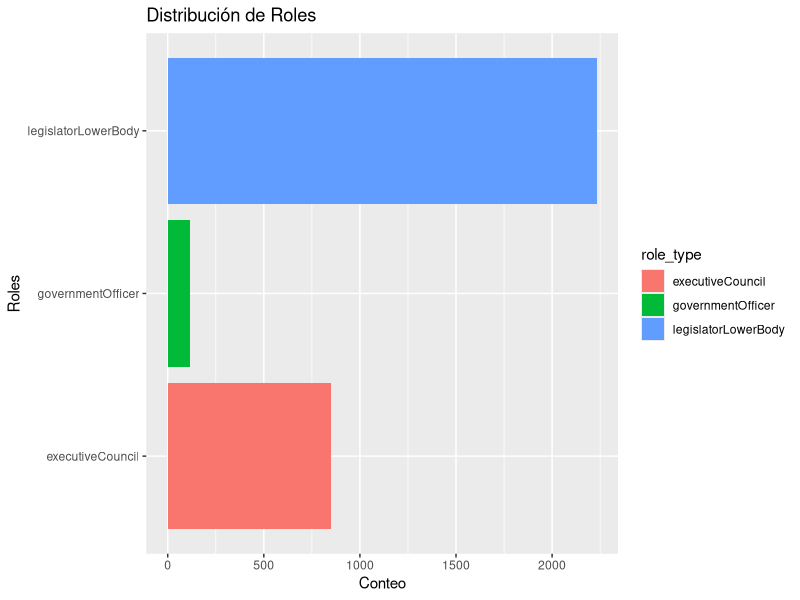
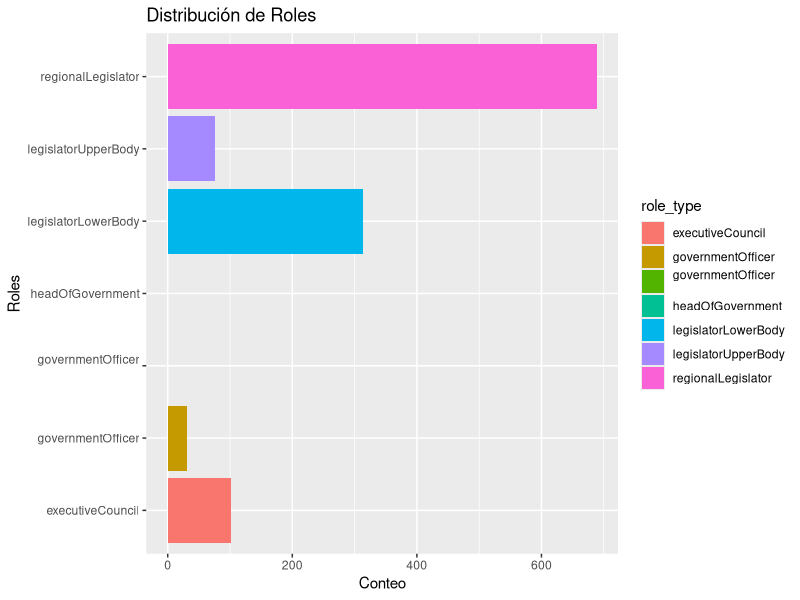
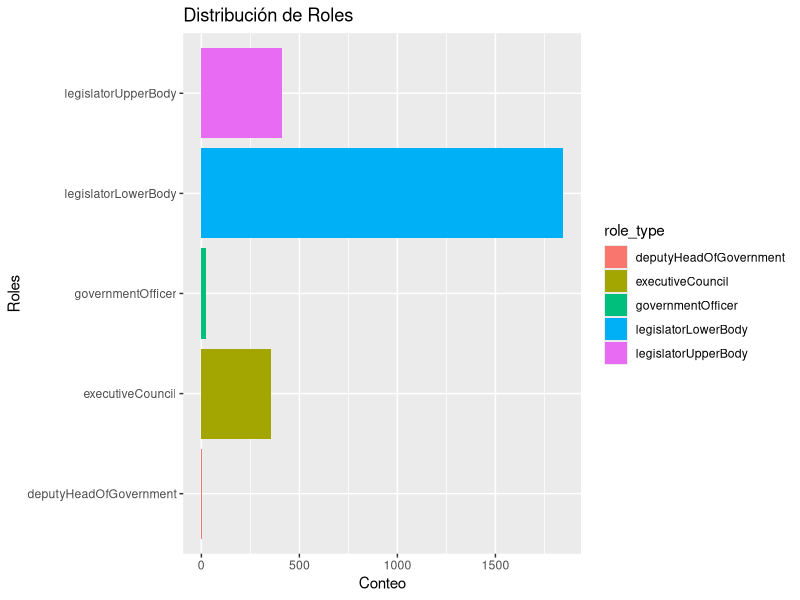
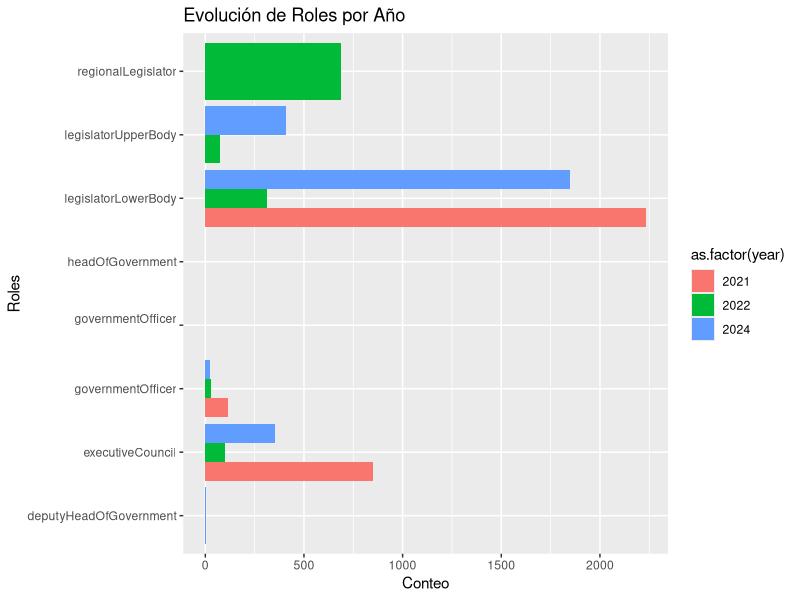

The R source for these figures, in order:
## EDA 

# Libraries
library(tidyverse)
library(knitr)
library(kableExtra)


# Data
data_2021 <- read.csv("data/Elecciones MX 2021 - Captura - TODOS.csv") %>% filter(!is.null(person_id)) %>% filter(person_id!="NA")
data_2024 <- read.csv("data/Elecciones MX 2024 - Captura - Captura.csv") %>% filter(!is.null(person_id)) %>% filter(person_id!="NA")
data_2022 <- read.csv("data/Gobernantes MX 2022 - Captura - TODOS.csv") %>% filter(!is.null(person_id)) %>% filter(person_id!="NA")


# Data look
data_2021 %>% glimpse()
data_2024 %>% glimpse()
data_2022 %>% glimpse()

# Rows
nrow(data_2021)
nrow(data_2022)
nrow(data_2024)

# Columns
data_2021 %>% colnames()
data_2024 %>% colnames()
data_2022 %>% colnames()

# Summary
summary(data_2021)
summary(data_2024)
summary(data_2022)

# Count by role_type
data_2021 %>% count(role_type)
data_2024 %>% count(role_type)
data_2022 %>% count(role_type)

# Plots
data_2021 %>% 
  count(role_type) %>% 
  ggplot(aes(x = role_type, y = n, fill = role_type)) +
  geom_col() +
  coord_flip() +
  labs(title = "Distribución de Roles", x = "Roles", y = "Conteo")


data_2022 %>% 
  count(role_type) %>% 
  ggplot(aes(x = role_type, y = n, fill = role_type)) +
  geom_col() +
  coord_flip() +
  labs(title = "Distribución de Roles", x = "Roles", y = "Conteo")


data_2024 %>% 
    count(role_type) %>% 
    ggplot(aes(x = role_type, y = n, fill = role_type)) +
    geom_col() +
    coord_flip() +
    labs(title = "Distribución de Roles", x = "Roles", y = "Conteo")

# Comparing roles
roles_2021 <- data_2021 %>% count(role_type)
roles_2024 <- data_2024 %>% count(role_type)
roles_2022 <- data_2022 %>% count(role_type)

combined_roles <- bind_rows(
  roles_2021 %>% mutate(year = 2021),
  roles_2022 %>% mutate(year = 2022),
  roles_2024 %>% mutate(year = 2024)
)

ggplot(combined_roles, aes(x = role_type, y = n, fill = as.factor(year))) +
  geom_col(position = "dodge") +
  coord_flip() +
  labs(title = "Evolución de Roles por Año", x = "Roles", y = "Conteo")


# NA values %
sapply(data_2021, function(x) sum(is.na(x)) / length(x)) * 100
sapply(data_2024, function(x) sum(is.na(x)) / length(x)) * 100
sapply(data_2022, function(x) sum(is.na(x)) / length(x)) * 100

library(dplyr)
library(knitr)
library(kableExtra)

# Calculating the percentage of NA values for each column
na_2021 <- sapply(data_2021, function(x) sum(is.na(x)) / length(x) * 100)
na_2024 <- sapply(data_2024, function(x) sum(is.na(x)) / length(x) * 100)
na_2022 <- sapply(data_2022, function(x) sum(is.na(x)) / length(x) * 100)

# Convert the results to data frames
na_df_2021 <- data.frame(Column = names(na_2021), `2021` = na_2021)
na_df_2024 <- data.frame(Column = names(na_2024), `2024` = na_2024)
na_df_2022 <- data.frame(Column = names(na_2022), `2022` = na_2022)

# Join the data frames 
na_comparison_df <- reduce(list(na_df_2021, na_df_2022, na_df_2024), full_join, by = "Column")

# Print the table
pretty_na_table <- kable(na_comparison_df, format = "html", booktabs = TRUE, caption = "Percentage of NA Values by Year and Column") %>%
  kable_styling(bootstrap_options = c("striped", "hover", "condensed"), full_width = F) %>%
  row_spec(0, bold = TRUE, background = "#D3D3D3")  # Resaltar el encabezado de la tabla

pretty_na_table

# Identify common columns
common_columns <- list(data_2021, data_2024, data_2022) %>%
  lapply(names) %>%
  reduce(intersect)
print(common_columns)


#Data cleaning (WIP)

data_2021 %>% colnames()

data_2021$full_name %>% str_replace_all(" ", "_") %>% str_to_lower() %>% str_replace_all("á", "a") %>% str_replace_all("é", "e") %>% str_replace_all("í", "i") %>% str_replace_all("ó", "o") %>% str_replace_all("ú", "u") %>% str_replace_all("ñ", "n") %>% str_replace_all("ü", "u")
